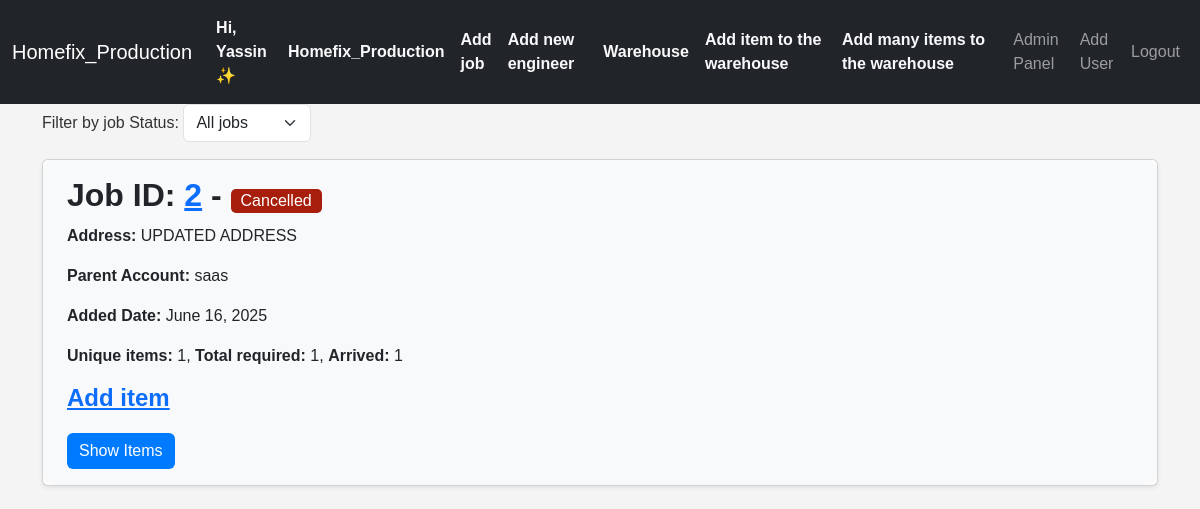
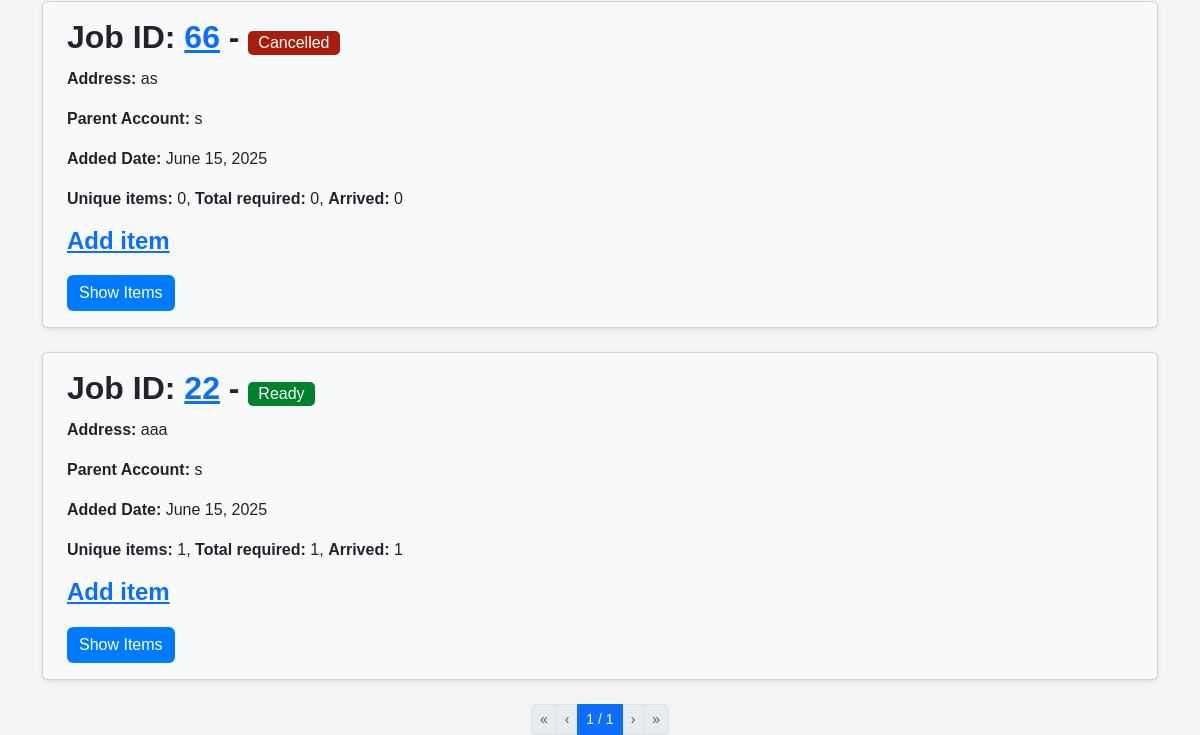
The app's page / (signed in), older data (2 pictures, top to bottom).
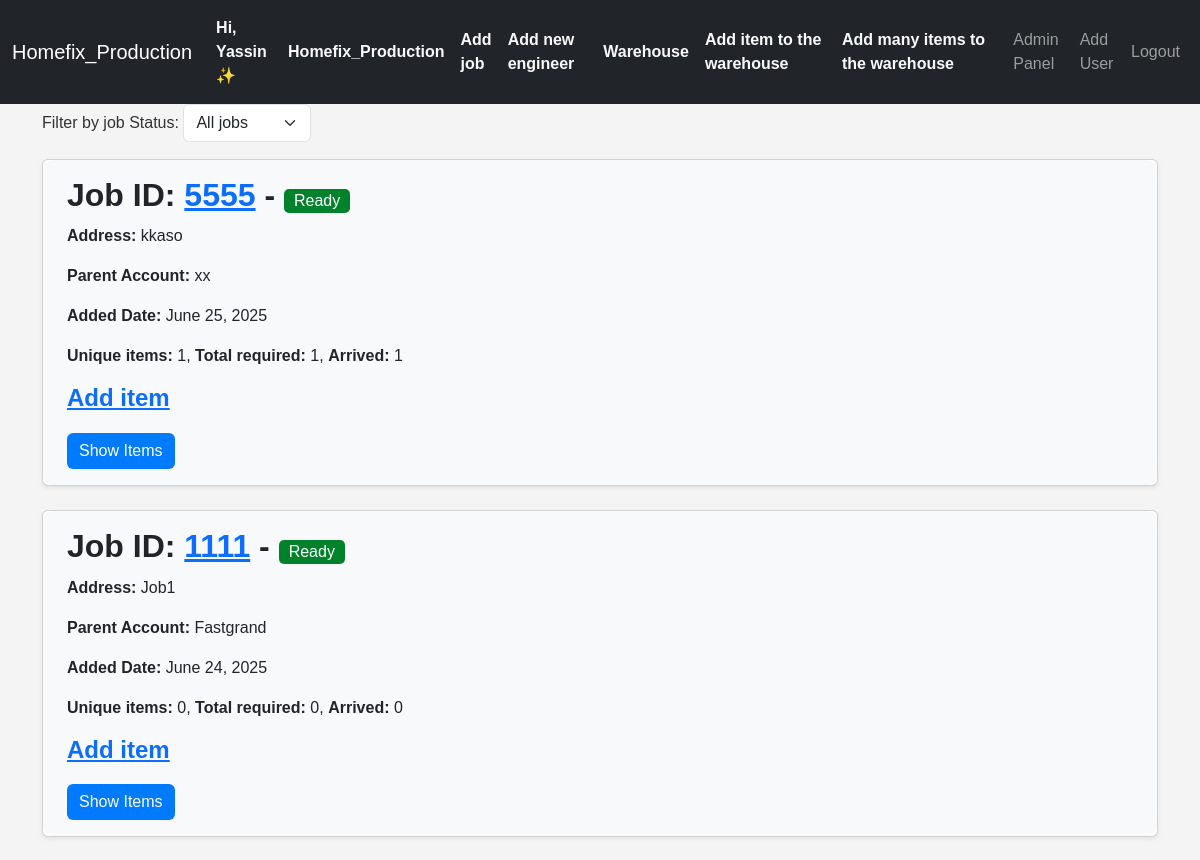
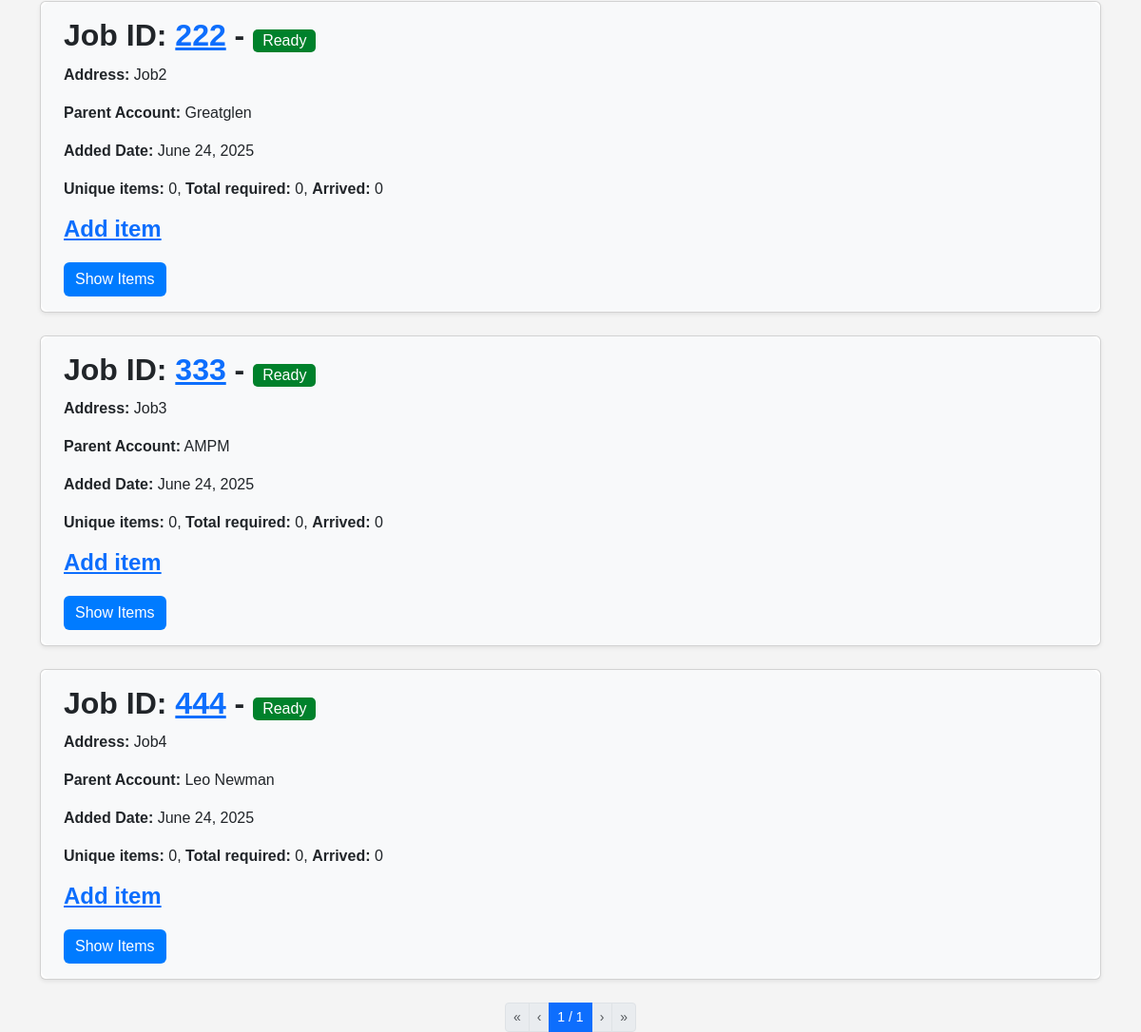
The same page, newer data (2 pictures, top to bottom).
### inventory/models.py (models this page shows, shortened)
class CustomUser(AbstractUser):
    permission_choices=[('admin','Admin'),
                        ('employee','Employee'),
                        ('owner','Owner')]
    company = models.ForeignKey(Company, on_delete=models.CASCADE, null=True, blank=True, related_name="employeees")
    email = models.EmailField(unique=True)
    username = models.CharField(max_length=90, unique=False)
    permission = models.CharField(choices=permission_choices,default='employee')
    is_owner=models.BooleanField(default=False,)
    is_admin=models.BooleanField(default=False,)
    is_employee=models.BooleanField(default=False,)
    is_banned=models.BooleanField(default=False,)
    REQUIRED_FIELDS = ['username',]
    USERNAME_FIELD = 'email'
    verbose_name='User'
    class Meta:
        verbose_name_plural = 'users'
        ordering = ['is_owner','is_admin','is_employee','is_banned']

class Company(models.Model):
    owner = models.ForeignKey("inventory.CustomUser", on_delete=models.CASCADE, null=True, blank=True,related_name="company_owner")
    employees = models.ManyToManyField('CustomUser', related_name='companies')
    company_name=models.CharField(max_length=70)
    company_email = models.EmailField(unique=True)
    address=models.TextField()
    phone=models.CharField(max_length=15)
    class Meta:
        verbose_name_plural = 'companies'
        ordering = ['company_name']

class Job(models.Model):
    status_chouces=[
        ('ready', 'Ready'),
        ('paused', 'Paused'),
        ('completed', 'Completed'),
        ('cancelled', 'Cancelled'),
        ('quoted', 'Quoted and waiting')
    ]
    address = models.CharField(max_length=70)
    job_id=models.BigIntegerField()
    status=models.CharField(choices=status_chouces, max_length=20)
    quotation=models.DecimalField(max_digits=10, decimal_places=2,blank=True,null=True)
    engineer=models.ForeignKey(Engineer,on_delete=models.SET_NULL,null=True,blank=True)
    parent_account=models.CharField(max_length=70)
    added_date=models.DateField(auto_now_add=True)
    company=models.ForeignKey(Company,on_delete=models.CASCADE,related_name="job_company")
    items_arrived=models.BooleanField(default=False, )
    post_code=models.CharField(max_length=10, null=True, blank=True)
    quoted=models.BooleanField(default=False)
    class Meta:
        unique_together = ('job_id', 'company')  # Enforce uniqueness at the company level
        ordering=['-added_date']
    def __str__(self):
        return self.address +" ("+ str(self.parent_account)+") "

class JobItem(models.Model):
    job = models.ForeignKey(Job, on_delete=models.DO_NOTHING, related_name="items")
    item = models.ForeignKey(Item, on_delete=models.CASCADE, related_name="job_items")
    job_quantity = models.PositiveSmallIntegerField(default=0)  # How many needed for this job
    arrived_quantity=models.PositiveSmallIntegerField(default=0)
    reference=models.TextField(blank=True,null=True,max_length=40)
    ordered=models.BooleanField(default=False)
    arrived=models.BooleanField(default=False)
    is_used=models.BooleanField(default=False)
    from_warehouse=models.BooleanField(default=False)
    notes=models.TextField(null=True, blank=True)
    was_for_job=models.ForeignKey(Job, on_delete=models.DO_NOTHING,null=True,blank=True, related_name="moveditems")

### inventory/views.py (the view, shortened to what this page needs)
# urls.py: path('',views.inventory,name='inventory'),
@login_required(login_url='login', redirect_field_name='inventory')
@no_ban
def inventory(request,pk=None):
    rjobs = Job.objects.annotate(item_count=Count('items')).filter(items_arrived=True).prefetch_related('items')
    rjobs=Job.objects.filter(company=request.user.company)
    status = request.GET.get('status')
    print(status)
    try:
        if status  :
            request.session['status'] = status
            rjobs = rjobs.filter(status=status) if status!='' else rjobs
        elif request.session['status'] :
            status=request.session.pop('status', None)
            rjobs = rjobs.filter(status=status) if status!='' else rjobs
    except:
        pass
    paginator=Paginator(rjobs,10)
    page_number = request.GET.get('page')
    page_obj = paginator.get_page(page_number)
    context={
            'rjobs': page_obj,
            'page_obj':page_obj,
            'status':status,
            }
    if 'coming_from_job' in request.POST:
        print("Yes")
        return redirect('update_job', jobitem.job.job_id)
    else:
        return render(request,'inventory/inventory.html',context)

### inventory/templatetags/custom_tags.py (called while the page is built)
@register.filter
def is_admin(user):
    try:
        company=user.company
    except:
        company=None
    if company and user.is_authenticated:
        if user.company.owner==user or user.is_admin:
            return True
    return False

@register.filter
def is_owner(user):
    try:
        company=user.company
    except:
        company=None
    if company and user.is_authenticated:
        if user.is_authenticated and user.company.owner==user:
            return True
    return False

@register.filter
def total_quantity(job):
    total_quantity = 0
    for item in job.items.all():
        total_quantity =total_quantity+item.job_quantity
    return total_quantity

@register.filter
def total_arrived_quantity(job):
    total_arrived_quantity=0
    job_items=JobItem.objects.filter(job=job)
    for jobitem in job_items:
        total_arrived_quantity+=jobitem.arrived_quantity
    return total_arrived_quantity

@register.filter
def all_not_used(job):
    if job.items.exclude(is_used=True).exists():
        return True

### templates/inventory/inventory.html (shortened to what this page needs)
{% extends 'inventory/base.html' %}
{% load static %}
{% load custom_tags %}
{% block body %}
  <form method="get" class="mb-3">
    <label for="status" class="form-label">Filter by job Status:</label>
    <select name="status" id="status" class="form-select w-auto d-inline" onchange="this.form.submit()">
      <option value="" {% if not request.GET.status %}selected{% endif %}>All jobs</option>
    </select>
  </form>
  {% if rjobs  %}
    {% for job in rjobs %}
      <div class="card mb-4 shadow-sm">
        <div class="card-body job-card">
          <h2>
            Job ID: <a href="{% url 'update_job' job.job_id %}">{{ job.job_id }}</a> -
            <span class="badge status-{{ job.status }}">{{ job.get_status_display }}</span>
          </h2>
          <div class="job-info">
            <p>
              <strong>Address:</strong> {{ job.address }}
            </p>
            <p>
              <strong>Parent Account:</strong> {{ job.parent_account }}
            </p>
            <p>
              <strong>Added Date:</strong> {{ job.added_date }}
            </p>
            <p>
              <strong>Unique items:</strong> {{ job.items.count }},
              <strong>Total required:</strong> {{ job|total_quantity }},
              <strong>Arrived:</strong> {{ job|total_arrived_quantity }}
            </p>
            <h4><a href="{% url 'item_add' job.job_id %}">Add item</a></h4>
          </div>
          <button class="btn btn-toggle" onclick="toggleItems(this)">Show Items</button>
        </div>
      </div>
    {% endfor %}
    <div class="d-flex justify-content-center mt-4">
      <nav>
        <ul class="pagination pagination-sm mb-0">
          {% if page_obj.has_previous %}
            <li class="page-item">
              <a class="page-link"
                 href="?page=1{% for key, value in request.GET.items %}{% if key != 'page' %}&{{ key }}={{ value|urlencode }}{% endif %}{% endfor %}"
                 title="First">&laquo;</a>
            </li>
            <li class="page-item">
              <a class="page-link"
                 href="?page={{ page_obj.previous_page_number }}{% for key, value in request.GET.items %}{% if key != 'page' %}&{{ key }}={{ value|urlencode }}{% endif %}{% endfor %}"
                 title="Previous">&lsaquo;</a>
            </li>
          {% else %}
            <li class="page-item disabled">
              <span class="page-link">&laquo;</span>
            </li>
            <li class="page-item disabled">
              <span class="page-link">&lsaquo;</span>
            </li>
          {% endif %}
          <li class="page-item active">
            <span class="page-link">{{ page_obj.number }} / {{ page_obj.paginator.num_pages }}</span>
          </li>
          {% if page_obj.has_next %}
          <li class="page-item">
            <a class="page-link"
               href="?page={{ page_obj.next_page_number }}{% for key, value in request.GET.items %}{% if key != 'page' %}&{{ key }}={{ value|urlencode }}{% endif %}{% endfor %}"
               title="Next">&rsaquo;</a>
          </li>
          <li class="page-item">
            <a class="page-link"
               href="?page={{ page_obj.paginator.num_pages }}{% for key, value in request.GET.items %}{% if key != 'page' %}&{{ key }}={{ value|urlencode }}{% endif %}{% endfor %}"
               title="Last">&raquo;</a>
          </li>
        {% else %}
          <li class="page-item disabled">
            <span class="page-link">&rsaquo;</span>
          </li>
          <li class="page-item disabled">
            <span class="page-link">&raquo;</span>
          </li>
        {% endif %}
      </ul>
    </nav>
  </div>
    {% elif status %}
    <H3>No {{status}} jobs</H3>
  {% endif %}
  <link rel="stylesheet" href="{% static 'css/style.css' %}" />
{% endblock %}

### templates/inventory/base.html (shortened to what this page needs)
{% load static %}
{% load custom_tags %}
<!DOCTYPE html>
<html lang="en">
  <head>
    <link href="https://cdn.jsdelivr.net/npm/bootstrap@5.3.3/dist/css/bootstrap.min.css" rel="stylesheet" />
    <link rel="stylesheet" href="{% static 'css/style.css' %}" />
  </head>
  <body>
    {% if request.user.is_authenticated %}
      <nav class="navbar navbar-expand-lg navbar-dark bg-dark">
        <div class="container-fluid">
          <a class="navbar-brand" href="{% url 'inventory' %}">{{ request.user.company.company_name }}</a>
          <div class="collapse navbar-collapse" id="navbarNav">
            <ul class="navbar-nav ms-auto align-items-center">
              <li class="nav-item">
                <a class="nav-link fw-bold text-light" href="{% url 'update_user' request.user.id %}">
                  {% if request.user|is_owner %}
                    Hi, {{ request.user.username }} ✨
                  {% else %}
                    {% if request.user|is_admin %}
                      {{ request.user.username }}👔 <small>Admin</small>
                    {% else %}
                      {{ request.user.username }}👔 <small>Employee</small>
                    {% endif %}
                  {% endif %}
                </a>
              </li>
              {% if request.user.company %}
                {% if request.user|is_owner %}
                  <li class="nav-item">
                    <a class="nav-link fw-bold text-light" href="{% url 'update_company' %}">{{ request.user.company.company_name }}</a>
                  </li>
                {% else %}
                  <li class="nav-item">
                    <a class="nav-link fw-bold text-light" href="{% url 'update_company' %}">{{ request.user.company.company_name }}</a>
                  </li>
                {% endif %}
              {% endif %}
              <li class="nav-item">
                <a class="nav-link fw-bold text-light" href="{% url 'create_job' %}">Add job</a>
              </li>
              <li class="nav-item">
                <a class="nav-link fw-bold text-light" href="{% url 'add_eng' %}">Add new engineer</a>
              </li>
              <li class="nav-item">
                <a class="nav-link fw-bold text-light" href="{% url 'warehouse' %}">Warehouse</a>
              </li>
              <li class="nav-item">
                <a class="nav-link fw-bold text-light" href="{% url 'item_add' True %}">Add item to the warehouse</a>
              </li>
              <li class="nav-item">
                <a class="nav-link fw-bold text-light" href="{% url 'batch_entry' %}">Add many items to the warehouse</a>
              </li>
              {% if request.user|is_admin %}
                <li class="nav-item">
                  <a class="nav-link" href="{% url 'admin_panel' %}">Admin Panel</a>
                </li>
                <li class="nav-item">
                  <a class="nav-link" href="{% url 'register' %}">Add User</a>
                </li>
              {% endif %}
              <li class="nav-item">
                <a class="nav-link" href="{% url 'logout' %}">Logout</a>
              </li>
            </ul>
          </div>
        </div>
      </nav>
    {% endif %}
    <div class="container content">
      {% block body %}
      {% endblock %}
    </div>
  </body>
</html>

### stock/static/css/style.css (style rules this page uses)
body { font-family: Arial, sans-serif; background: #f4f4f4; margin: 0; padding: 0; color: #333; }
h2, h3, h4 { font-weight: 600; margin-bottom: 10px; }

### templates/inventory/inventory.html (style rules this page uses)
.job-card { background: #f8f9fa; padding: 1rem 1.5rem; border-radius: 10px; }
.badge { display: inline-block; padding: 4px 10px; font-size: 1rem; font-weight: 500; color: white; border-radius: 5px; text-transform: capitalize; }
.status-ready { background-color: rgb(0, 129, 43); }
.btn-toggle { background-color: #007bff; color: white; padding: 6px 12px; border: none; border-radius: 6px; margin-top: 10px; cursor: pointer; }

Row changes from the older to the newer data that the page shows:
removed Job: job_id "2", status "Cancelled", address "UPDATED ADDRESS", parent_account "saas", added_date "June 16, 2025", items.count "1", id.job_quantity "1", id.arrived_quantity "1"
removed Job: job_id "66", status "Cancelled", address "as", parent_account "s", added_date "June 15, 2025", items.count "0", id "0"
added Job: job_id "5555", status "Ready", address "kkaso", parent_account "xx", added_date "June 25, 2025", items.count "1", id.job_quantity "1", id.arrived_quantity "1"
added Job: job_id "1111", status "Ready", address "Job1", parent_account "Fastgrand", added_date "June 24, 2025", items.count "0", id "0"
changed Job: job_id "22" → "222"; address "aaa" → "Job2"; parent_account "s" → "Greatglen"; added_date "June 15, 2025" → "June 24, 2025"; items.count "1" → "0"; id "1" → "0"
added Job: job_id "333", status "Ready", address "Job3", parent_account "AMPM", added_date "June 24, 2025", items.count "0", id "0"
added Job: job_id "444", status "Ready", address "Job4", parent_account "Leo Newman", added_date "June 24, 2025", items.count "0", id "0"
